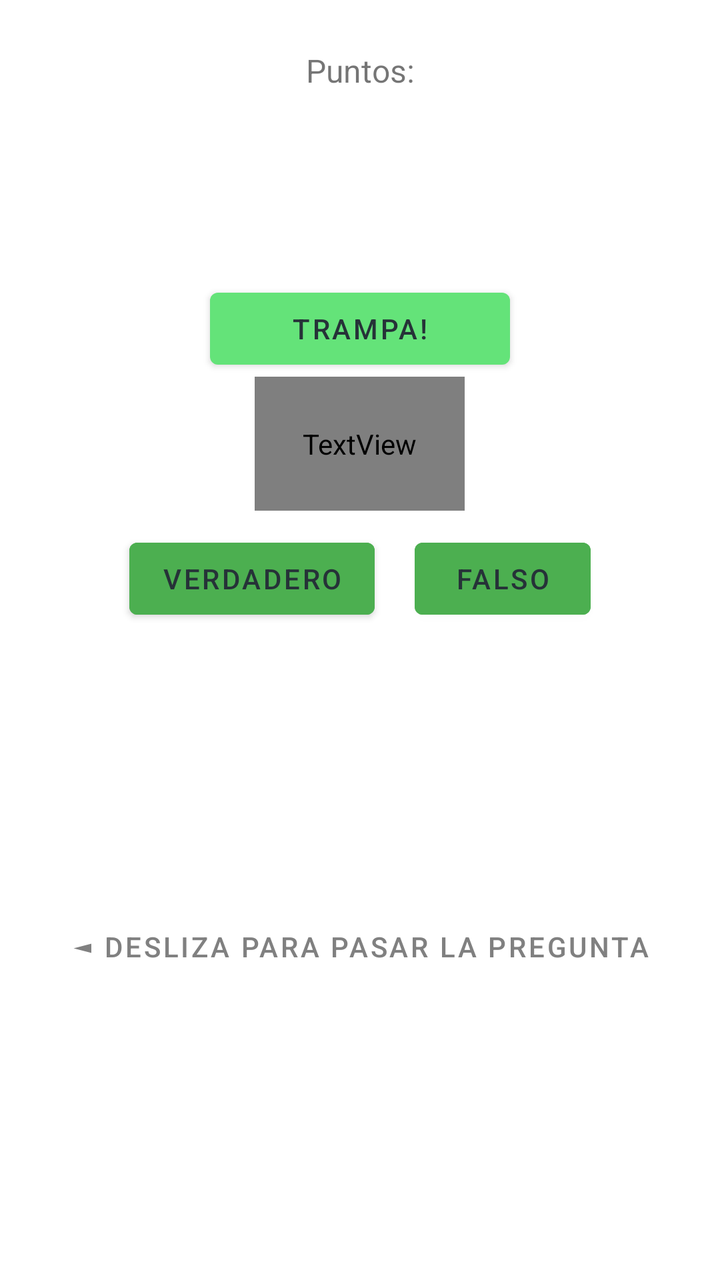
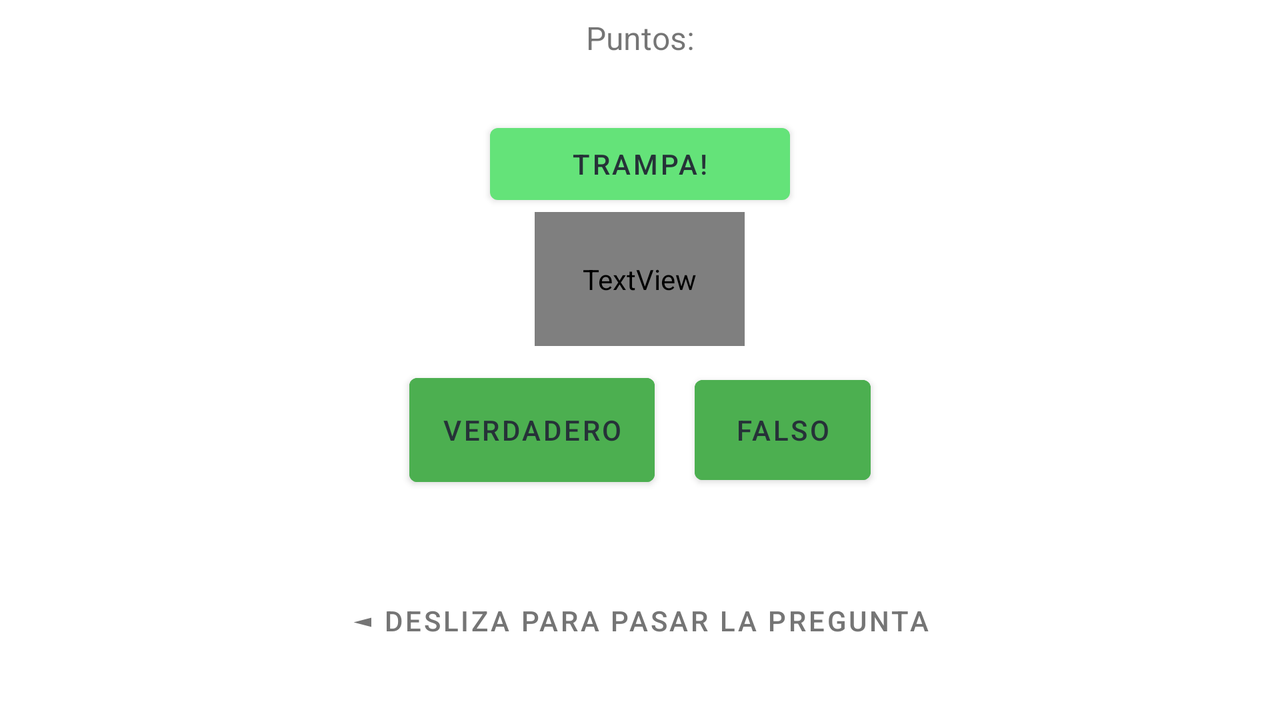

One screen, two layout resources from the same app: the default and the repository's alternative for another configuration. Each is rendered where Android would select it; the XML of both is given below.
<!-- AndroidManifest.xml: application theme Theme.GeoQuiz -->
<!-- res/layout/activity_main.xml -->
<?xml version="1.0" encoding="utf-8"?>
<RelativeLayout xmlns:android="http://schemas.android.com/apk/res/android"
    xmlns:app="http://schemas.android.com/apk/res-auto"
    xmlns:tools="http://schemas.android.com/tools"
    android:layout_width="match_parent"
    android:layout_height="match_parent"
    tools:context=".MainActivity">

    <LinearLayout
        android:layout_width="match_parent"
        android:layout_height="match_parent"
        android:layout_marginTop="8dp"
        android:gravity="center"
        android:orientation="vertical"
        app:layout_constraintBottom_toBottomOf="parent"
        app:layout_constraintEnd_toEndOf="parent"
        app:layout_constraintStart_toStartOf="parent"
        app:layout_constraintTop_toTopOf="parent">

        <TextView
            android:id="@+id/textPuntos"
            android:layout_width="match_parent"
            android:layout_height="116dp"
            android:text="@string/string_puntos"
            android:textAlignment="center"
            android:textSize="16sp"
            tools:text="@string/string_puntos" />

        <Button
            android:id="@+id/cheat_button"
            android:layout_width="150dp"
            android:layout_height="wrap_content"
            android:text="@string/cheat_button"
            android:textColor="#263238"
            app:layout_constraintEnd_toEndOf="parent"
            app:layout_constraintStart_toStartOf="parent" />

        <TextView
            android:id="@+id/textPreguntas"
            android:layout_width="wrap_content"
            android:layout_height="wrap_content"
            android:fontFamily="roboto"
            android:padding="24dp"
            android:textAlignment="center"
            android:textSize="16sp"
            android:textStyle="bold" />

        <LinearLayout
            android:layout_width="wrap_content"
            android:layout_height="wrap_content"
            android:orientation="horizontal">

            <Button
                android:id="@+id/true_button"
                style="Widget.Material.Button"
                android:layout_width="wrap_content"
                android:layout_height="wrap_content"
                android:layout_margin="10dp"
                android:layout_weight="1"
                android:backgroundTint="#4CAF50"
                android:text="@string/button_true"
                android:textColor="#263238" />

            <Button
                android:id="@+id/false_button"
                style="Widget.Material.Button"
                android:layout_width="wrap_content"
                android:layout_height="wrap_content"
                android:layout_margin="10dp"
                android:layout_weight="1"
                android:backgroundTint="#4CAF50"
                android:text="@string/button_false"
                android:textColor="#263238" />

        </LinearLayout>

        <Button
            android:id="@+id/button_Swipe"
            android:layout_width="match_parent"
            android:layout_height="300dp"
            android:background="#00FFFFFF"
            android:text="@string/button_swipe"
            android:textAlignment="center"
            android:textColor="@android:color/tab_indicator_text"
            app:iconTint="#00FFFFFF"
            app:rippleColor="#00FFFFFF" />

    </LinearLayout>

</RelativeLayout>
<!-- resources referenced by this layout -->
<resources>
  <string name="button_false">Falso</string>
  <string name="button_swipe">◄ Desliza para pasar la pregunta</string>
  <string name="button_true">Verdadero</string>
  <string name="cheat_button">Trampa!</string>
  <string name="string_puntos">Puntos: </string>
  <style name="Theme.GeoQuiz" parent="Theme.MaterialComponents.DayNight.DarkActionBar">
          
          <item name="colorPrimary">#64E379</item>
          <item name="colorPrimaryVariant">@color/teal_200</item>
          <item name="colorOnPrimary">@color/white</item>
          
          <item name="colorSecondary">@color/teal_200</item>
          <item name="colorSecondaryVariant">@color/teal_700</item>
          <item name="colorOnSecondary">@color/black</item>
          
          <item name="android:statusBarColor" tools:targetApi="l">?attr/colorPrimaryVariant</item>
          
      </style>
</resources>
<!-- res/layout-land/activity_main.xml (the repository's variant of the layout above) -->
<!-- drawn on the phone turned sideways -->
<?xml version="1.0" encoding="utf-8"?>
<androidx.constraintlayout.widget.ConstraintLayout xmlns:android="http://schemas.android.com/apk/res/android"
    xmlns:app="http://schemas.android.com/apk/res-auto"
    xmlns:tools="http://schemas.android.com/tools"
    android:layout_width="match_parent"
    android:layout_height="match_parent"
    tools:context=".MainActivity">

    <LinearLayout
        android:layout_width="match_parent"
        android:layout_height="match_parent"
        android:layout_marginTop="8dp"
        android:gravity="center"
        android:orientation="vertical"
        app:layout_constraintBottom_toBottomOf="parent"
        app:layout_constraintEnd_toEndOf="parent"
        app:layout_constraintStart_toStartOf="parent"
        app:layout_constraintTop_toTopOf="parent">

        <TextView
            android:id="@+id/textPuntos"
            android:layout_width="match_parent"
            android:layout_height="50dp"
            android:text="@string/string_puntos"
            android:textAlignment="center"
            android:textSize="16sp"
            tools:text="@string/string_puntos" />

        <Button
            android:id="@+id/cheat_button"
            android:layout_width="150dp"
            android:layout_height="wrap_content"
            android:text="@string/cheat_button"
            android:textColor="#263238"
            app:layout_constraintEnd_toEndOf="parent"
            app:layout_constraintStart_toStartOf="parent" />

        <TextView
            android:id="@+id/textPreguntas"
            android:layout_width="wrap_content"
            android:layout_height="wrap_content"
            android:fontFamily="roboto"
            android:padding="24dp"
            android:textAlignment="center"
            android:textSize="16sp"
            android:textStyle="bold" />

        <LinearLayout
            android:layout_width="wrap_content"
            android:layout_height="88dp"
            android:orientation="horizontal">

            <Button
                android:id="@+id/true_button"
                style="Widget.Material.Button"
                android:layout_width="wrap_content"
                android:layout_height="64dp"
                android:layout_margin="10dp"
                android:layout_weight="1"
                android:backgroundTint="#4CAF50"
                android:text="@string/button_true"
                android:textColor="#263238" />

            <Button
                android:id="@+id/false_button"
                style="Widget.Material.Button"
                android:layout_width="wrap_content"
                android:layout_height="62dp"
                android:layout_margin="10dp"
                android:layout_weight="1"
                android:backgroundTint="#4CAF50"
                android:minHeight="48dp"
                android:text="@string/button_false"
                android:textColor="#263238" />

        </LinearLayout>

        <LinearLayout
            android:layout_width="match_parent"
            android:layout_height="match_parent"
            android:orientation="horizontal"
            android:textAlignment="center">

            <Button
                android:id="@+id/button_Swipe"
                android:layout_width="match_parent"
                android:layout_height="match_parent"
                android:background="#00FFFFFF"
                android:text="@string/button_swipe"
                android:textAlignment="center"
                android:textColor="#757575"
                app:iconGravity="top"
                app:iconTint="#00FFFFFF"
                app:rippleColor="#00FFFFFF" />
        </LinearLayout>

    </LinearLayout>

</androidx.constraintlayout.widget.ConstraintLayout>
